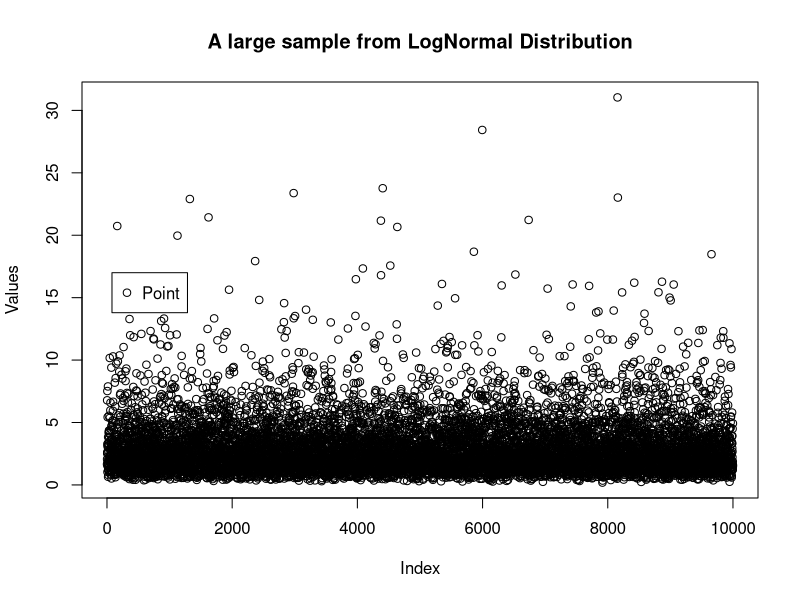
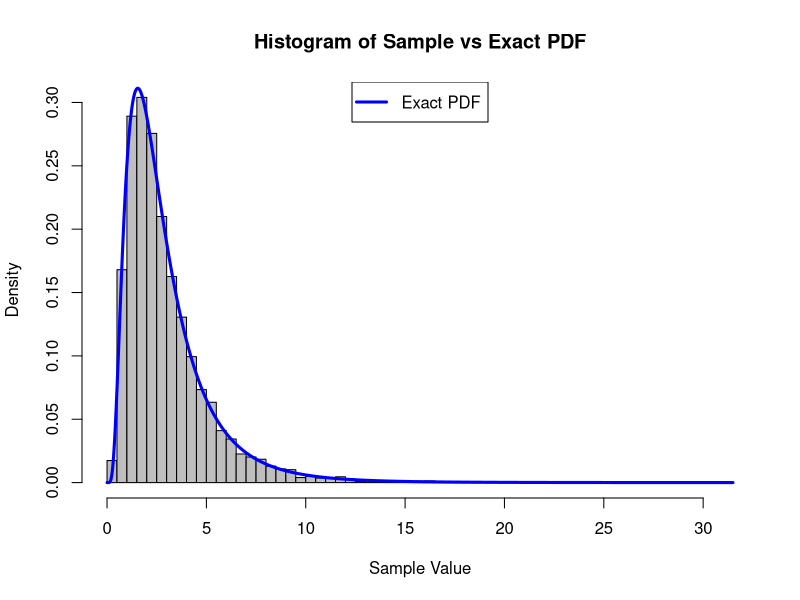
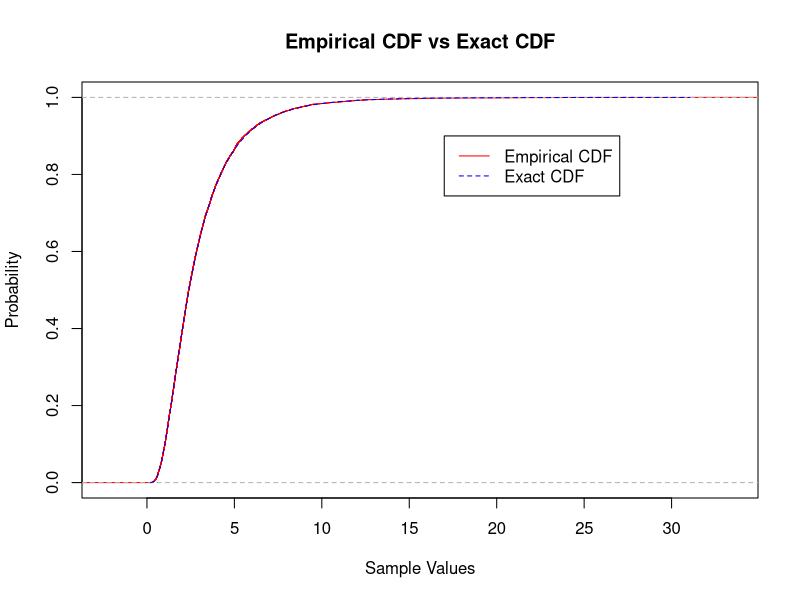

The R source for these figures, in order:
######################## Author Information ####################################
# Author: Dhairya Jain, dhairya.jain@iitb.ac.in
# March 08, 2021

######################## File Description ######################################
# Contains the Solutions to the test given at the following link: 
# drive.google.com/file/d/0Bx2D7if2YYptOW1VLXp1bTBMOExZOFhtWWJ3UGhSd0FtUlJj/view
# Exercise 1:
# Uses the functions LogNormalParams and LogNormalPDF
# Exercise 2:
# Uses the functions fit_locdisp_mlfp and CheckConvergence

######################## Function Definitions ##################################
# Answer to Exercise 1.A
LogNormalParams <- function (ex, vx, verbose=TRUE) {
  # Computes the parameters of a log-normal distribution from expectation and
  # variance
  # 
  # Args:
  #   ex: Expectation of random variable
  #   vx: Variance of random variable
  #   verbose: If TRUE, prints the parameters; if not, not. Default is TRUE.
  #
  # Returns:
  #   The parameters mu and sigma.squared of the log normal distribution
  mu            <- log(ex ^ 2 / sqrt(vx + ex ^ 2))
  sigma.squared <- log(1 + (vx / (ex ^ 2)))
  if (verbose)
    cat("Mu = ", mu, "\nSigma Squared = ", sigma.squared, sep="")
  return (list(mu=mu, sigma.squared=sigma.squared))
}

# Used in Exercise 1.B.4
LogNormalPDF <- function (x.line, x.params) {
  # Computes the value of pdf of a log-normal distribution with given parameters 
  # at given points 
  #
  # Args:
  #   x.line: Points at which pdf is calculated
  #   x.params: Parameters mu and sigma.squared of a log-normal distribution
  #
  # Returns:
  #   The values of log-normal pdf, with parameters x.params, at x.line 
  num <- - (log(x.line) - x.params$mu) ^ 2 / (2 * x.params$sigma.squared)
  den <- x.line * sqrt(x.params$sigma.squared * 2 * pi)
  return (exp(num) / den)
}

# Used in Exercise 2.A
CheckConvergence <- function(old_u, new_u, old_s_sq, new_s_sq, threshold){
  # Checks for convergence of output parameters between successful iterations
  # based on a threshold value. The parameters converge iff both relative 
  # euclidean norm of mu and relative frobenius norm of sigma.squared are less 
  # than than the threshold value
  #
  # Args:
  #   old_u: output parameter mu after previous iteration
  #   new_u: output parameter mu after current iteration
  #   old_s_sq: output parameter sigma.squared after previous iteration
  #   new_s_sq: output parameter sigma.squared after previous iteration
  #   threshold: the minimum value of relative norm required for convergence
  #   
  # Returns:
  #   TRUE if converges, FALSE if does not
  
  # Euclidean Norm
  old_u      <- matrix(old_u, nrow=1)
  new_u      <- matrix(new_u, nrow=1)
  norm_old_u <- norm(old_u, type="F")
  norm_e_rel <- norm(new_u - old_u, type="F")
  if (norm_e_rel / norm_old_u > threshold) 
    return (FALSE)
  
  # Frobenius Norm
  norm_old_s <- norm(old_s_sq, type="F")
  norm_f_rel <- norm(new_s_sq - old_s_sq, type="F")
  if (norm_f_rel / norm_old_s > threshold) 
    return (FALSE)
  return (TRUE)
}

# Exercise 2.A
fit_locdisp_mlfp <- function(E, p, dof, threshold, verbose=TRUE){
  # Computes the maximum likelihood estimates of the location and dispersion
  # parameters under the assumption of a multivariate Student t distribution 
  # with 'dof' degrees of freedom. The routine runs iterations and checks for 
  # until convergence between consecutive iterations
  #
  # Args:
  #   E: the observations
  #   p: probability vector expressing the relative weights of the observations
  #   dof: Degree of freedom of Student t distribution
  #   threshold: The convergence threshold of the routine
  #   verbose: If TRUE, prints the parameters and the iterations; if not, not. 
  #            Default is TRUE.
  #   
  # Returns:
  #   The maximum likelihood estimates of the location and dispersion parameters
  #   under the assumption of a multivariate Student t distribution with 'dof' 
  #   degrees of freedom.
  #
  # Matrix meta data 
  t.bar <- nrow(E)  # Number of observations 
  i.bar <- ncol(E)  # Number of variables
  k     <- dof + i.bar  # A constant Used later in calculation
  # Step 0: Initialization of variables
  mu              <- colSums(E * p)
  diff            <- E - matrix(rep(mu, each=t.bar), ncol=i.bar)
  covariance.HFP  <- matrix(0, nrow=i.bar, ncol=i.bar)
  for (t in 1:t.bar)
    covariance.HFP <- covariance.HFP + p[t] * diff[t, ] %*% t(diff[t, ])
    
  if (dof > 2)
    sigma.squared <- covariance.HFP * (dof - 2) / dof
  else 
    sigma.squared <- covariance.HFP
  
  convergence <- FALSE
  iter <- 0
  
  while (!convergence) {
    iter   <- iter + 1
    # Step 1: Update Weights and FP
    sum    <- 0
    w      <- c(rep(0, t.bar))
    q      <- c(rep(0, t.bar))
    sigma.squared.inv = solve(sigma.squared)
    for(s in 1:t.bar){
      w[s] <- k / (dof + t(diff[s, ]) %*% sigma.squared.inv %*% diff[s, ])
      sum  <- sum + p[s] * w[s]
      q[s] <- p[s] * w[s] / sum
    }
    
    # Step 2: Update Output
    old_mu          <- mu
    old_s_sq        <- sigma.squared
    mu              <- colSums(E * q)
    diff            <- E - matrix(rep(mu, each=t.bar), ncol=i.bar)
    sigma.squared   <- matrix(0, nrow=i.bar, ncol=i.bar)
    for (t in 1:t.bar)
      sigma.squared <- sigma.squared + q[t] * diff[t, ] %*% t(diff[t, ])

    # Step 3: Check Convergence
    convergence <- CheckConvergence(old_mu , mu, old_s_sq, sigma.squared, 
                                    threshold)    
  }
  if (verbose)
    cat("\nConverged in ", iter, " Iterations.\nMu = ", mu, 
        "\nSigma Squared = ", sigma.squared, sep="")
  return (list(mu=mu, sigma.squared=sigma.squared))
}
######################## Statements ############################################
#
#
# EXERCISE 1
#
#
# Exercise 1.B
# Part 1: Estimate parameters for E[x] = 3, Var[x] = 5 
x.params <- LogNormalParams(3, 5)

# Part 2: Generate a large sample logn.sample
set.seed(123)
kSampleSize <- 10000
logn.sample <- rlnorm(n=kSampleSize, meanlog=x.params$mu, 
                      sdlog=sqrt(x.params$sigma.squared))
mean(logn.sample)
var(logn.sample)

# Part 3: Plot the points
plot(logn.sample, main="A large sample from LogNormal Distribution", 
     ylab="Values", type='p')
legend(80, 17, legend=c("Point"), col="black", pch=1)

# Part 4: Plot normalized histogram
hist.plot <- hist(logn.sample, breaks=50, prob=TRUE, col="grey", 
                  main="Histogram of Sample vs Exact PDF", 
                  xlab="Sample Value", ylab="Density")
x.line <- seq(min(hist.plot$breaks), max(hist.plot$breaks), length=kSampleSize)
lines(x=x.line, col="blue", lwd=3, y=LogNormalPDF(x.line, x.params))
legend("top", "Exact PDF", pch=NA, lty=1, col="blue", lwd=3)

# Part 5: Plot the empirical CDF and superimpose it on the original CDF
plot(ecdf(logn.sample), main="Empirical CDF vs Exact CDF", xlab="Sample Values", 
     ylab="Probability", col="red")
x.line <- seq(min(logn.sample), max(logn.sample), length=kSampleSize)
lines(x=x.line, 
      y=plnorm(x.line, x.params$mu, sqrt(x.params$sigma.squared)), 
      lty=2, col="blue")
legend(17, 0.9, legend=c("Empirical CDF", "Exact CDF"), lty=1:2, 
       col=c("red", "blue"))

#
#
# EXERCISE 2
#
#
# Exercise 2.B: Test 'fit_locdisp_mlfp' standard bivariate normal distribution
std.normal.bivariate <- cbind(rnorm(1000), rnorm(1000))
locdisp.mlfp.estimates <- fit_locdisp_mlfp(std.normal.bivariate, 
                                           rep(1/1000, 1000), 100, 1e-9)
